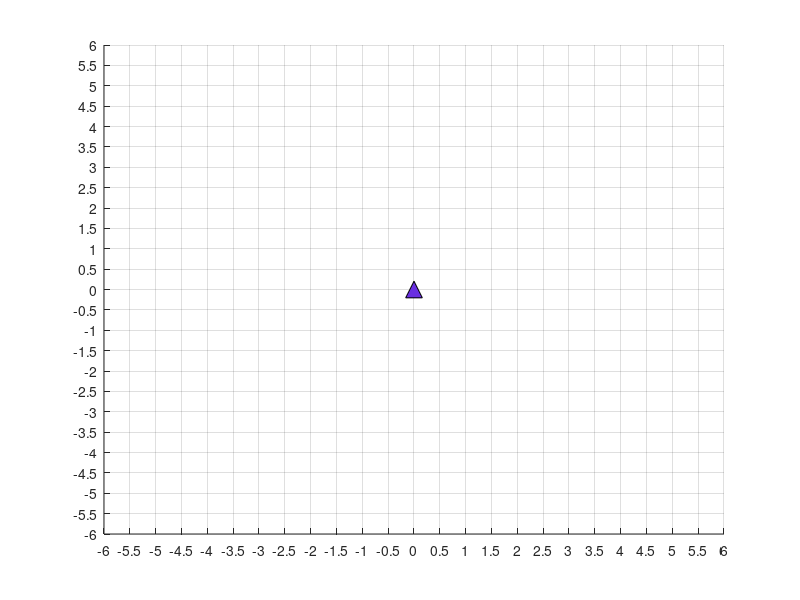

Reproduce this figure in MATLAB. (Note: this script raises an error after producing the figure.)
function show_loc()

axis([-6,6,-6,6]);
grid on;
% set(gcf, 'Units', 'Normalized', 'OuterPosition', [0, 0, 1, 1]);
set(gcf,'position',[300 0 800 800]);
set(gca,'XTick',(-6:0.5:6));
set(gca,'YTick',(-6:0.5:6));
set(gca,'Color',[0 0 0]);
hold on;
plot(0,0,'^','MarkerFaceColor',[rand rand rand],'MarkerSize',12,'MarkerEdgeColor','k');
hold on
ax = gca;
ax.GridColor = [1, 1, 1];

filepath='loc.txt';
file = fopen(filepath);
fpos=0;
while 1
fseek(file,fpos,-1);
input = textscan(file,'%s','delimiter','\n');
data1=input{1,1};
% data2=str2double(data1);
data2=cellfun(@(x) strsplit(x),data1,'UniformOutput', false);
% data2=strsplit(data1{1,1});
data3=cellfun(@(x) str2double(x),data2,'UniformOutput', false);

for kk=1:size(data3,1)
    if exist('h1','var')
        delete(h1);
        delete(h2);
        % set(h1,'Visible','off')
    end
    h1 = plot(data3{kk,1}(1),data3{kk,1}(2),'.','MarkerSize',30,'MarkerFaceColor','r');

    str1=[num2str(roundn(data3{kk,1}(1),-2)),' ',',',' ',num2str(roundn(data3{kk,1}(2),-2))];
    h2 = text(data3{kk,1}(1)+0.1,data3{kk,1}(2)+0.1,str1,'color','r','FontSize',12);
    drawnow;
end

fpos=ftell(file);
end



end